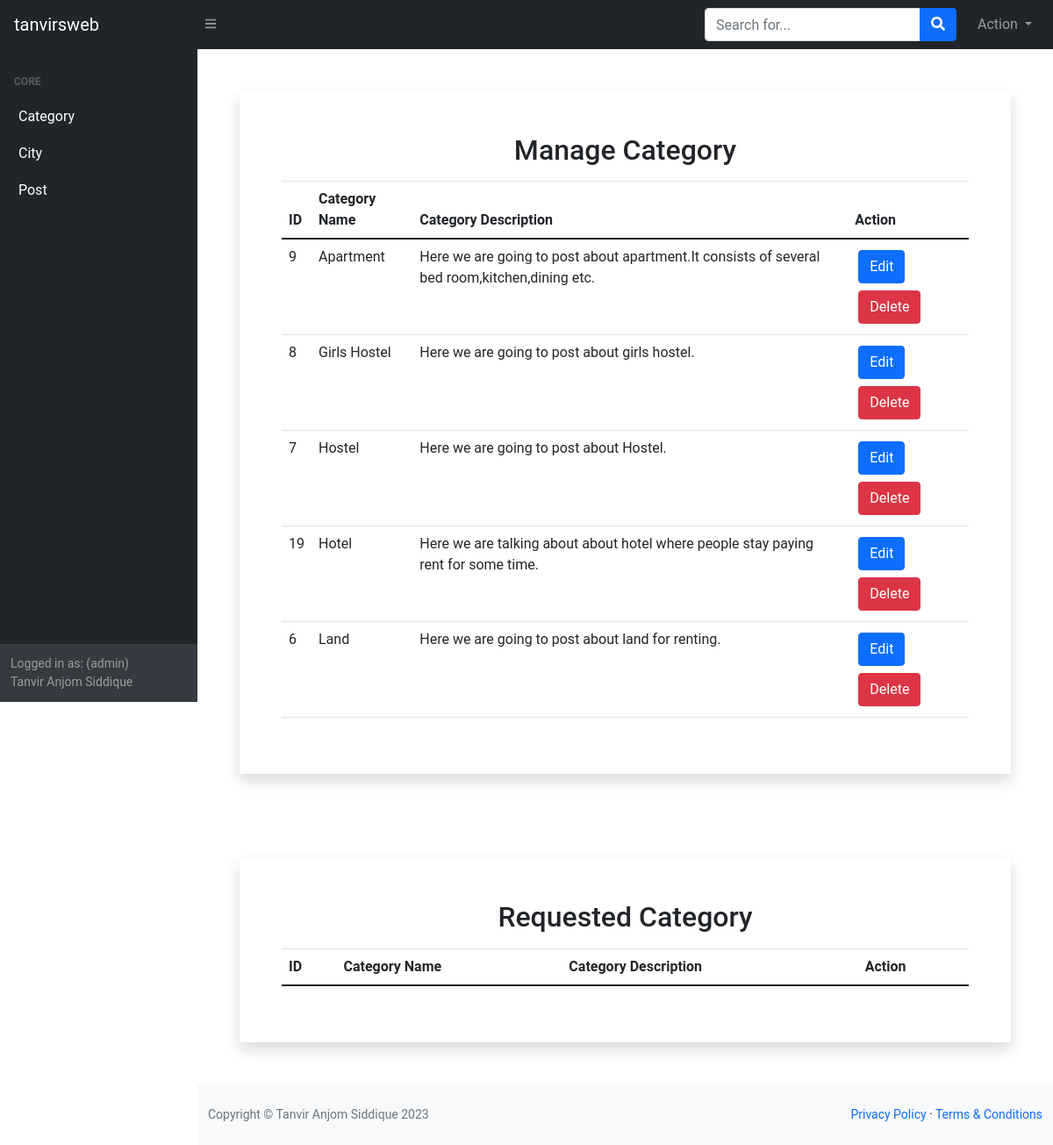
The app's page /Admin/manage_category.php (signed in), older data.
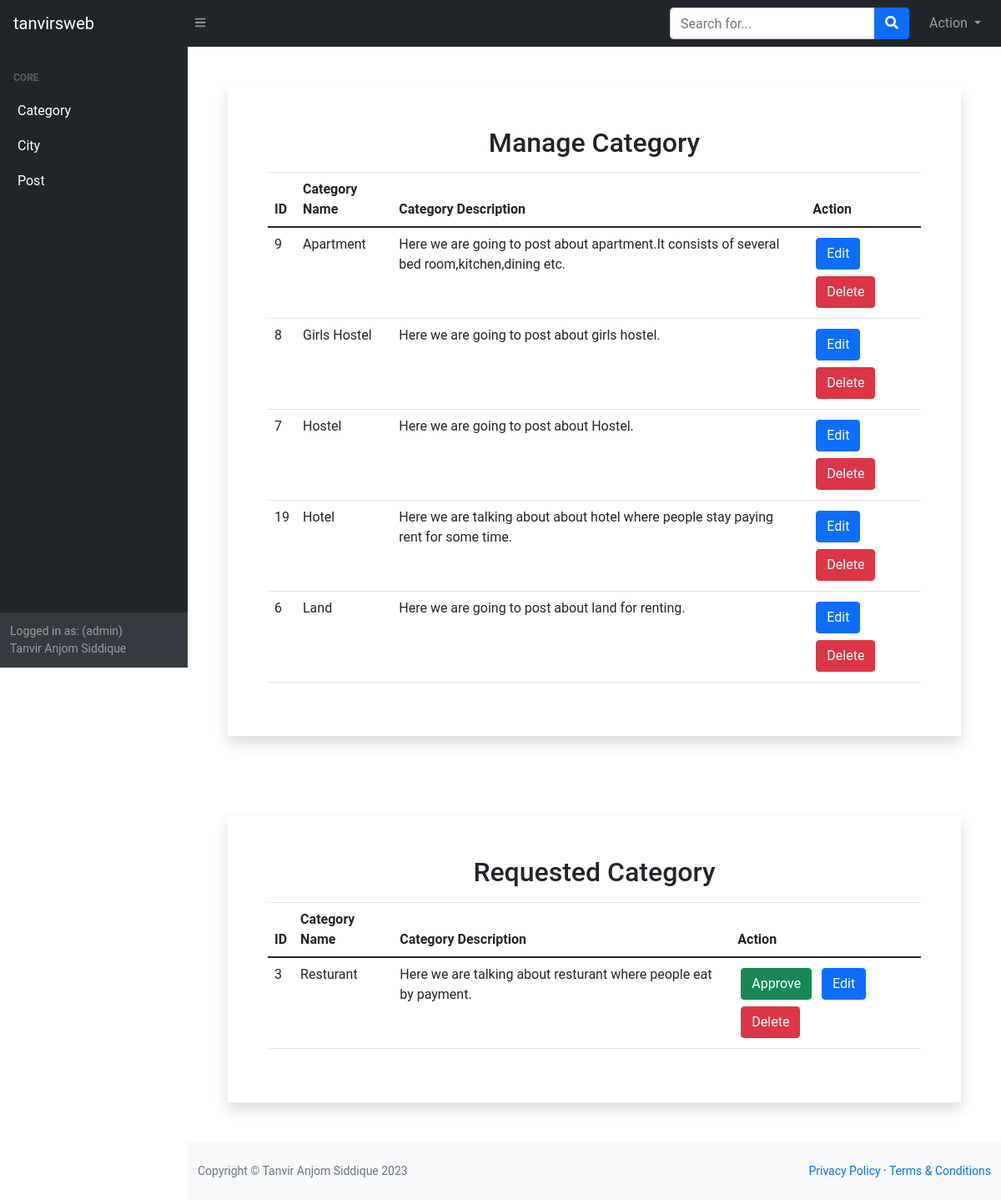
The same page, newer data.
### tables this page shows
CREATE TABLE `category` (
  `cat_id` int(255) NOT NULL,
  `cat_name` text NOT NULL,
  `cat_des` text NOT NULL,
  `ctg_author_id` int(11) NOT NULL
);

CREATE TABLE `category_req` (
  `cat_id` int(255) NOT NULL,
  `cat_name` text NOT NULL,
  `cat_des` text NOT NULL,
  `ctg_author_id` int(11) NOT NULL
);

### Admin/manage_category.php (called while the page is built)
<?php
    $view="manage_category";
    include("template.php");
?>

### Admin/class/function.php (called while the page is built, shortened)
<?php
    class adminBlog{
        private $conn;
        public function __construct(){
            $dbhost='localhost';
            $dbuser='root';
            $dbpass='';
            $dbname='house_renting';
            $this->conn=mysqli_connect($dbhost,$dbuser,$dbpass,$dbname);
        }
        public function display_category(){
            $query="SELECT * FROM category ORDER BY cat_name";
            if(mysqli_query($this->conn,$query)){
                $category=mysqli_query($this->conn,$query);
                return $category;
            }
        }
        public function display_category_req(){
            $query="SELECT * FROM category_req ORDER BY cat_name";
            if(mysqli_query($this->conn,$query)){
                $category=mysqli_query($this->conn,$query);
                return $category;
            }
        }
    }
?>

### Admin/view/manage_category_view.php (the view, shortened to what this page needs)
<?php
    $catdata=$obj->display_category();
?>
<div class="shadow m-5 p-5">
    <h2 class="text-center mb-3">Manage Category</h2>
    <table class="table">
        <thead>
            <tr>
                <th>ID</th>
                <th>Category Name</th>
                <th>Category Description</th>
                <?php if($_SESSION['person']=='admin'){?>
                    <th>Action</th>
                <?php } ?>
            </tr>
        </thead>
        <tbody>
            <?php
                foreach($catdata as $cat){ ?>
                <tr>
                    <td> <?php echo $cat['cat_id']; ?> </td>
                    <td> <?php echo $cat['cat_name']; ?> </td>
                    <td> <?php echo $cat['cat_des']; ?> </td>
                    <td>
                        <?php if($_SESSION['person']=='admin'){?>
                        <a href="edit_category.php?status=edtctg&&id=<?php echo $cat['cat_id']; ?>" class="btn btn-primary m-1">Edit</a>
                        <a href="?status=delctg&&delid=<?php echo $cat['cat_id']; ?>" class="btn btn-danger m-1">Delete</a>
                        <?php } ?>
                    </td>
                </tr>
            <?php } ?>
        </tbody>
    </table>
</div>
<div class="shadow m-5 p-5">
    <h2 class="text-center mb-3">Requested Category</h2>
    <table class="table">
        <thead>
            <tr>
                <th>ID</th>
                <th>Category Name</th>
                <th>Category Description</th>
                <th>Action</th>
            </tr>
        </thead>
        <tbody>
            <?php
            $catdata=$obj->display_category_req();
            foreach($catdata as $cat){ ?>
                <tr>
                    <td> <?php echo $cat['cat_id']; ?> </td>
                    <td> <?php echo $cat['cat_name']; ?> </td>
                    <td> <?php echo $cat['cat_des']; ?> </td>
                    <td>
                        <?php if($_SESSION['person']=='admin'){ ?>
                        <a href="?status=apvctg&&id=<?php echo $cat['cat_id']; ?>" class="btn btn-success m-1">Approve</a>
                        <?php } ?>
                        <a href="edit_category.php?status=edtctgreq&&id=<?php echo $cat['cat_id']; ?>" class="btn btn-primary m-1">Edit</a>
                        <a href="?status=delctgreq&&delid=<?php echo $cat['cat_id']; ?>" class="btn btn-danger m-1">Delete</a>
                    </td>
                </tr>
            <?php } ?>
        </tbody>
    </table>
</div>

### Admin/includes/head.php (shortened to what this page needs)
<!DOCTYPE html>
<html lang="en">
    <head>
        <link href="css/styles.css" rel="stylesheet" />
        <link rel="stylesheet" href="css/bootstrap5.min.css">
        <link rel="stylesheet" href="https://cdnjs.cloudflare.com/ajax/libs/font-awesome/6.4.0/css/all.min.css" />
        <link rel="stylesheet" href="css/dashboard.css">
        <link href="https://cdn.datatables.net/1.10.20/css/dataTables.bootstrap4.min.css" rel="stylesheet" />
    </head>

### Admin/template.php (shortened to what this page needs)
<?php
    include('class/function.php');
    $obj=new adminBlog();
?>
<?php include_once("includes/head.php");?>
<body class="sb-nav-fixed">
        <?php include_once("includes/topnav.php"); ?>
        <div id="layoutSidenav">
            <?php include_once("includes/sidenav.php");?>
            <div id="layoutSidenav_content">
                <?php
                    if(isset($view)){
                        if($view=="dashboard"){
                            include("view/dash_view.php");
                        }
                        elseif($view=="add_category"){
                            include("view/add_category_view.php");
                        }
                        elseif($view=="manage_category"){
                            include("view/manage_category_view.php");
                        }
                        elseif($view=="add_post"){
                            include("view/add_post_view.php");
                        }
                        elseif($view=="manage_post"){
                            include("view/manage_post_view.php");
                        }
                        elseif($view=="edit_img"){
                            include("view/edit_img_view.php");
                        }
                        elseif($view=="edit_post"){
                            include("view/edit_post_view.php");
                        }
                        elseif($view=="edit_category"){
                            include("view/edit_category_view.php");
                        }
                        elseif($view=="add_city"){
                            include("view/add_city_view.php");
                        }
                        elseif($view=="manage_city"){
                            include("view/manage_city_view.php");
                        }
                        elseif($view=="edit_city"){
                            include("view/edit_city_view.php");
                        }
                        elseif($view=="account_setting"){
                            include("view/account_setting_view.php");
                        }
                    }
                ?>
                <?php include_once("includes/footer.php"); ?>
            </div>
        </div>
    </body>
</html>

### Admin/includes/topnav.php (shortened to what this page needs)
<nav class="sb-topnav navbar navbar-expand navbar-dark bg-dark">
    <a class="navbar-brand" href="#">tanvirsweb</a>
    <button class="btn btn-link btn-sm order-1 order-lg-0" id="sidebarToggle" href="#"><i class="fas fa-bars"></i></button>
    <form class="d-none d-md-inline-block form-inline ml-auto mr-0 mr-md-3 my-2 my-md-0">
        <div class="input-group">
            <input class="form-control" type="text" placeholder="Search for..." aria-label="Search" aria-describedby="basic-addon2" />
            <div class="input-group-append">
                <button class="btn btn-primary" type="button"><i class="fas fa-search"></i></button>
            </div>
        </div>
    </form>
    <ul class="navbar-nav ml-auto ml-md-0">
        <li>
            <div class="btn-group">
            <a role="button" class="nav-link dropdown-toggle" data-bs-toggle="dropdown" aria-expanded="false">
            Action
            </a>
            </div>
        </li>
    </ul>
</nav>

### Admin/includes/sidenav.php (shortened to what this page needs)
<div id="layoutSidenav_nav">
    <nav class="sb-sidenav accordion sb-sidenav-dark" id="sidenavAccordion">
        <div class="sb-sidenav-menu">
            <div class="nav">
                <div class="sb-sidenav-menu-heading">Core</div>
                <ul class="list-unstyled">
                    <li class="mb-1 ms-2">
                        <div class="btn
                        text-white
                         btn-toggle align-items-center collapsed" data-bs-toggle="collapse" data-bs-target="#category-collapse" aria-expanded="true">
                         Category
                        </div>
                    </li>
                </ul>
                <ul class="list-unstyled">
                    <li class="mb-1 ms-2">
                        <div class="btn
                        text-white
                         btn-toggle align-items-center collapsed" data-bs-toggle="collapse" data-bs-target="#city-collapse" aria-expanded="true">
                         City
                        </div>
                    </li>
                </ul>
                <ul class="list-unstyled">
                    <li class="mb-1 ms-2">
                        <div class="btn
                        text-white
                         btn-toggle align-items-center collapsed" data-bs-toggle="collapse" data-bs-target="#post-collapse" aria-expanded="true">
                         Post
                        </div>
                    </li>
                </ul>
            </div>
        </div>
        <div class="sb-sidenav-footer">
            <div class="small">Logged in as:
            <?php
                echo '('. $_SESSION['person'] .')<br>'.  $_SESSION['person_name'];
            ?>
            </div>
        </div>
    </nav>
</div>

### Admin/includes/footer.php
<footer class="py-4 bg-light mt-auto">
<div class="container-fluid">
    <div class="d-flex align-items-center justify-content-between small">
        <div class="text-muted">Copyright &copy; Tanvir Anjom Siddique 2023</div>
        <div>
            <a href="#">Privacy Policy</a>
            &middot;
            <a href="#">Terms &amp; Conditions</a>
        </div>
    </div>
</div>
</footer>

### Admin/css/dashboard.css (style rules this page uses)
body { font-family: 'Roboto', sans-serif; overflow-x: hidden; text-rendering: optimizeLegibility; -webkit-font-smoothing: antialiased; -moz-osx-font-smoothing: grayscale; }
a { text-decoration: none!important; }
ul { padding: 0; margin: 0; list-style: none; }
h1,h2,h3,h4,h5,h6 { margin: 0px; }
footer { margin-top: 100px; text-align: center; background-color: #20232e; padding: 60px 0px; }

Row changes from the older to the newer data that the page shows:
added category_req: cat_id "3", cat_name "Resturant", cat_des "Here we are talking about resturant where people eat by payment."
